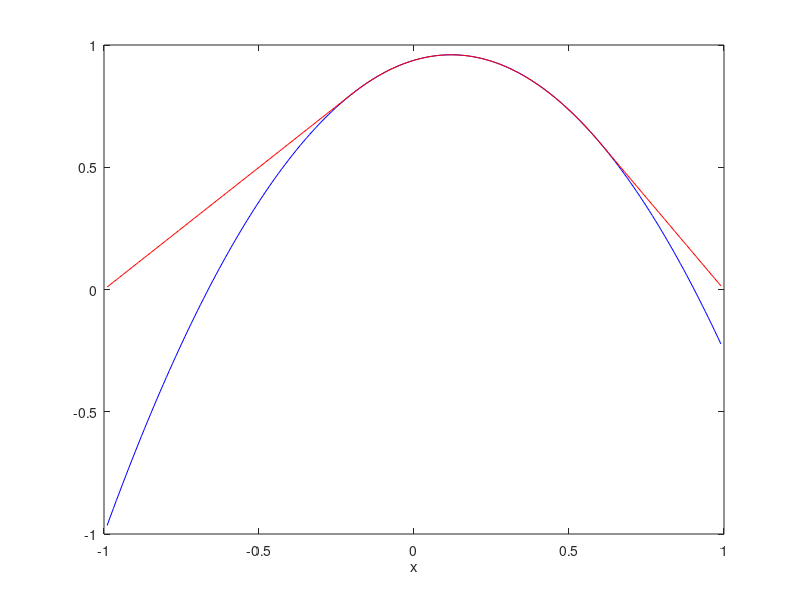

Recreate this plot in MATLAB.
% function g 
g = @(x) 15/16 + 3/8*x - 25/16*x.^2;
% distritise the interval 

N = 200; % number of grid points
x = linspace(-1,1,N)';
x=x(2:(end-1));
h = x(2) - x(1);

% Define the diagonal, upper and lower diagonals of the matrix M as follows
a = 2 * ones(N-2, 1);
b = -1 * ones(N-3,1);
A = diag(a) + diag(b, 1) + diag(b, -1)

% right hand side of b 
g_matrix = - A * g(x);

% initialise x0
x0 = zeros(N-2,1);

% parametrs 
omega = 1;
maxit = 8259;
n = 0

x = x0;
while n < maxit
    for i = 1:N-2
        mi = A(i,:);
        r = g_matrix(i) - mi*x;
        x(i) = max(0, x(i) + omega/A(i,i)* r);
    end
    n = n + 1;
end

% plot 

xx = linspace(-1,1,200)';
xx = xx(2:(end-1));

plot(xx', g(xx) ,'b', xx', x + g(xx), 'r');
xlim([-1,1]);
xlabel('x');
